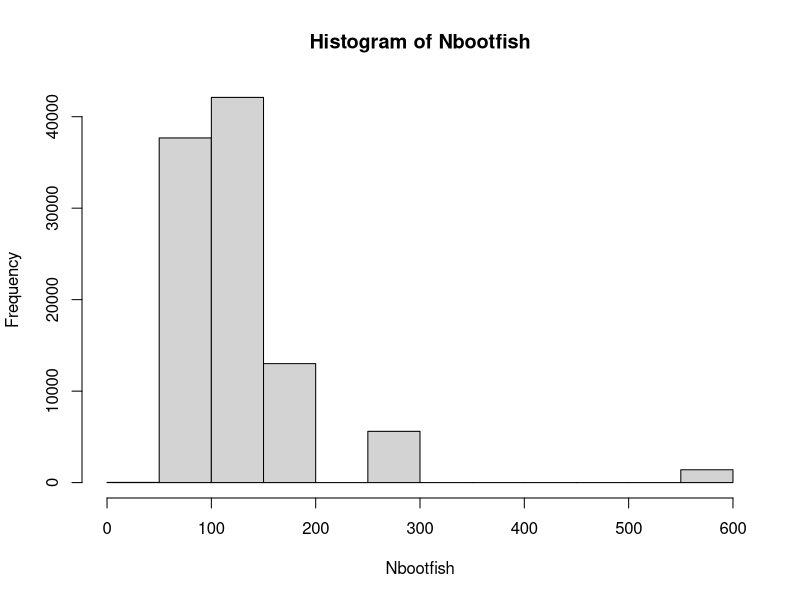

Generate this figure with R:
nrepl=100000

alpha=.05

Kfish=20
nfish=30
kfish=5


Nfish=round(Kfish*nfish/kfish)


ksamplefish=numeric(nrepl)
  
for (i in 1:nrepl){
  balls=sample(Nfish,nfish)
  ksamplefish[i]=sum(balls<=Kfish)
}

Nbootfish=sort(round(Kfish*nfish/ksamplefish))

quartz()
hist(Nbootfish)

print(Nbootfish[round(nrepl*c(alpha/2,.5,1-alpha/2))])